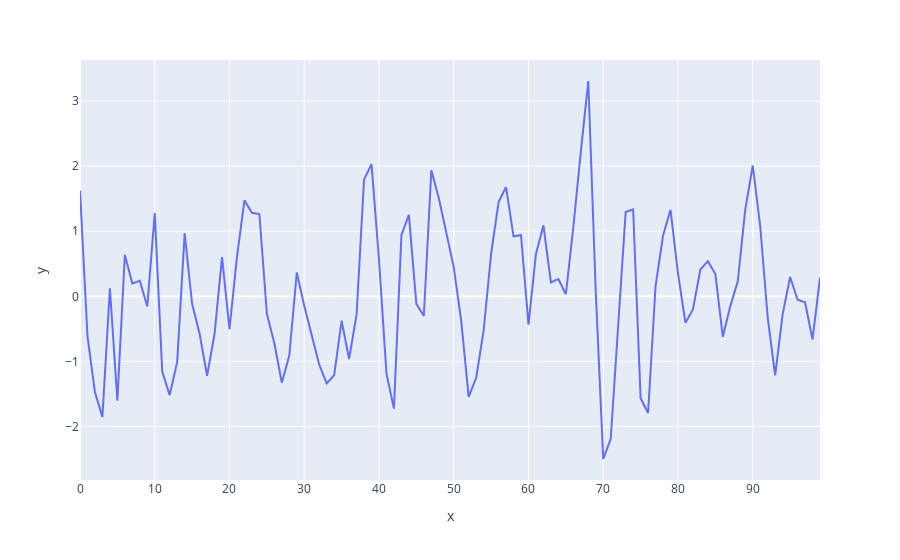

The notebook cell this image was saved under:
### Code cell
fig = px.scatter(y=x)

fig.update_traces(
    mode='lines',
)

### Figure 1 — Plotly figure (JSON) as saved in the notebook; plotly's stock layout.template omitted (floating-point values rounded to 4 significant figures)
{"data": [{"hovertemplate": "x=%{x}<br>y=%{y}<extra></extra>", "legendgroup": "", "marker": {"color": "#636efa", "symbol": "circle"}, "mode": "lines", "name": "", "orientation": "v", "showlegend": false, "type": "scatter", "x": [0, 1, 2, 3, 4, 5, 6, 7, 8, 9, 10, 11, 12, 13, 14, 15, 16, 17, 18, 19, 20, 21, 22, 23, 24, 25, 26, 27, 28, 29, 30, 31, 32, 33, 34, 35, 36, 37, 38, 39, 40, 41, 42, 43, 44, 45, 46, 47, 48, 49, 50, 51, 52, 53, 54, 55, 56, 57, 58, 59, 60, 61, 62, 63, 64, 65, 66, 67, 68, 69, 70, 71, 72, 73, 74, 75, 76, 77, 78, 79, 80, 81, 82, 83, 84, 85, 86, 87, 88, 89, 90, 91, 92, 93, 94, 95, 96, 97, 98, 99], "xaxis": "x", "y": [1.624, -0.6118, -1.477, -1.853, 0.1232, -1.603, 0.6365, 0.1963, 0.2378, -0.1563, 1.279, -1.156, -1.518, -1.01, 0.9666, -0.1197, -0.574, -1.22, -0.5793, 0.6033, -0.5059, 0.6069, 1.474, 1.282, 1.264, -0.269, -0.7229, -1.328, -0.9114, 0.3655, -0.1448, -0.6149, -1.048, -1.339, -1.214, -0.3752, -0.963, -0.282, 1.793, 2.03, 0.5631, -1.189, -1.726, 0.9386, 1.251, -0.1166, -0.3032, 1.937, 1.511, 0.9786, 0.4487, -0.3793, -1.545, -1.252, -0.5282, 0.6517, 1.449, 1.679, 0.9214, 0.9396, -0.4354, 0.65, 1.091, 0.2119, 0.2664, 0.03129, 1.064, 2.218, 3.308, 0.06838, -2.5, -2.192, -0.4675, 1.295, 1.334, -1.565, -1.793, 0.1552, 0.9304, 1.33, 0.3536, -0.4081, -0.203, 0.4108, 0.5395, 0.3415, -0.6229, -0.151, 0.2287, 1.332, 2.01, 1.08, -0.3252, -1.215, -0.2774, 0.2972, -0.05355, -0.09103, -0.6628, 0.2869], "yaxis": "y"}], "layout": {"autosize": true, "legend": {"tracegroupgap": 0}, "margin": {"t": 60}, "xaxis": {"anchor": "y", "autorange": true, "domain": [0, 1], "range": [0, 99], "title": {"text": "x"}, "type": "linear"}, "yaxis": {"anchor": "x", "autorange": true, "domain": [0, 1], "range": [-2.823, 3.631], "title": {"text": "y"}, "type": "linear"}}}
